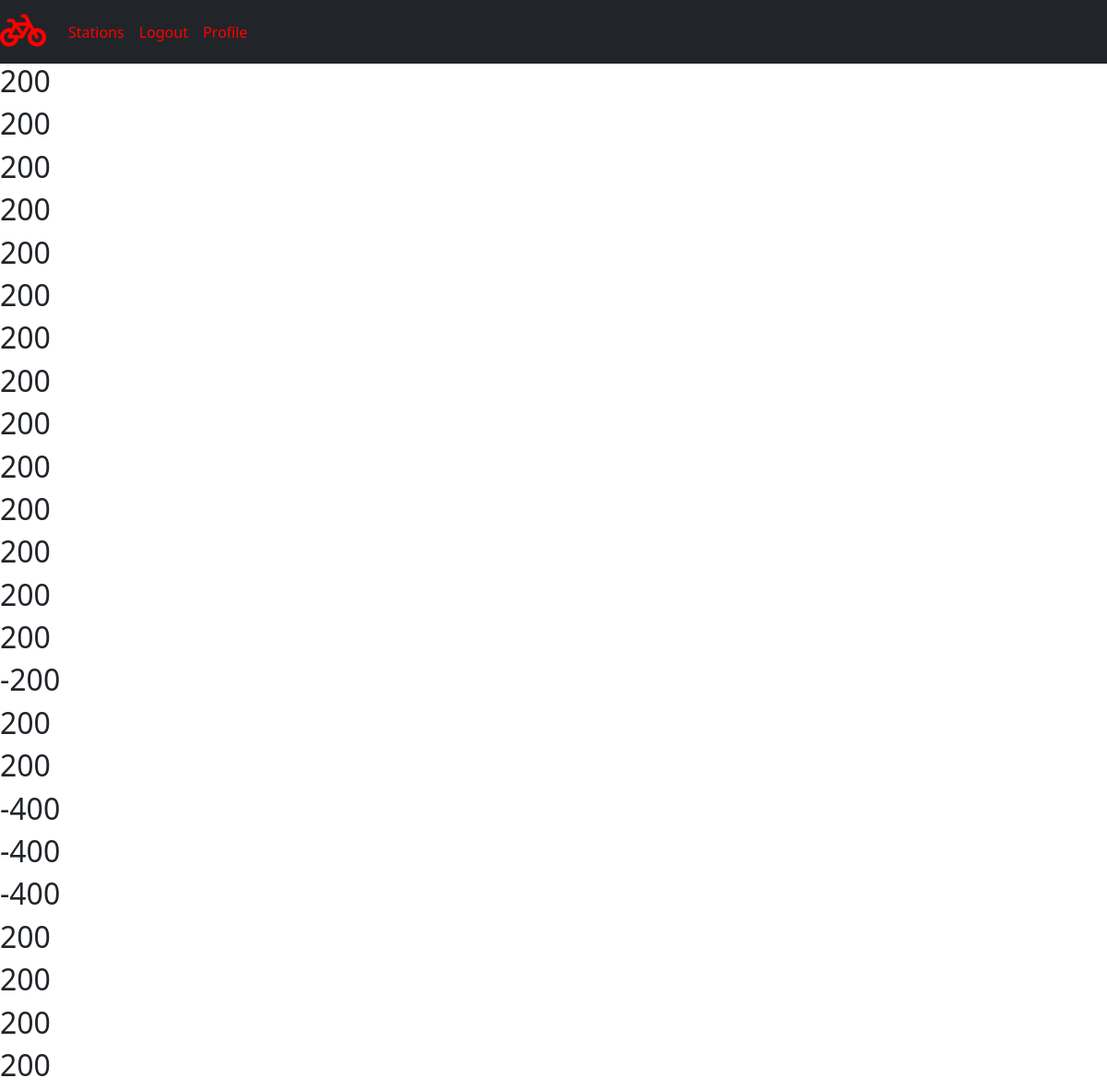
The page /checkout/4/ (signed in) on the database its author committed.
### app/models.py (models this page shows)
class Booking(models.Model):
    duration=models.IntegerField()
    start_time=models.DateTimeField(auto_now_add= True)
    user=models.ForeignKey(User, on_delete=models.CASCADE)
    bike_id=models.ForeignKey(Bike, on_delete=models.CASCADE, default=1 )
    @property
    def total_cost(self):
        return self.duration * 200

### app/views.py (the view)
# urls.py: path('checkout/<int:id>/',checkout, name='checkout'),
def checkout(request,id):
    bikez= Booking.objects.filter(user=id)
    context={
        "bikez":bikez,
    }
    return render(request,'checkout.html',context)

### app/templates/checkout.html
{% extends "base.html" %}
{%block content%}
{%for bike in bikez%}
<h2>{{bike.total_cost}}</h2>
{%endfor%}
{%endblock%}

### rows shown on the page
Booking: total_cost "200"
Booking: total_cost "200"
Booking: total_cost "200"
Booking: total_cost "200"
Booking: total_cost "200"
Booking: total_cost "200"
Booking: total_cost "200"
Booking: total_cost "200"
Booking: total_cost "200"
Booking: total_cost "200"
Booking: total_cost "200"
Booking: total_cost "200"
Booking: total_cost "200"
Booking: total_cost "200"
Booking: total_cost "-200"
Booking: total_cost "200"
Booking: total_cost "200"
Booking: total_cost "-400"
Booking: total_cost "-400"
Booking: total_cost "-400"
Booking: total_cost "200"
Booking: total_cost "200"
Booking: total_cost "200"
Booking: total_cost "200"
